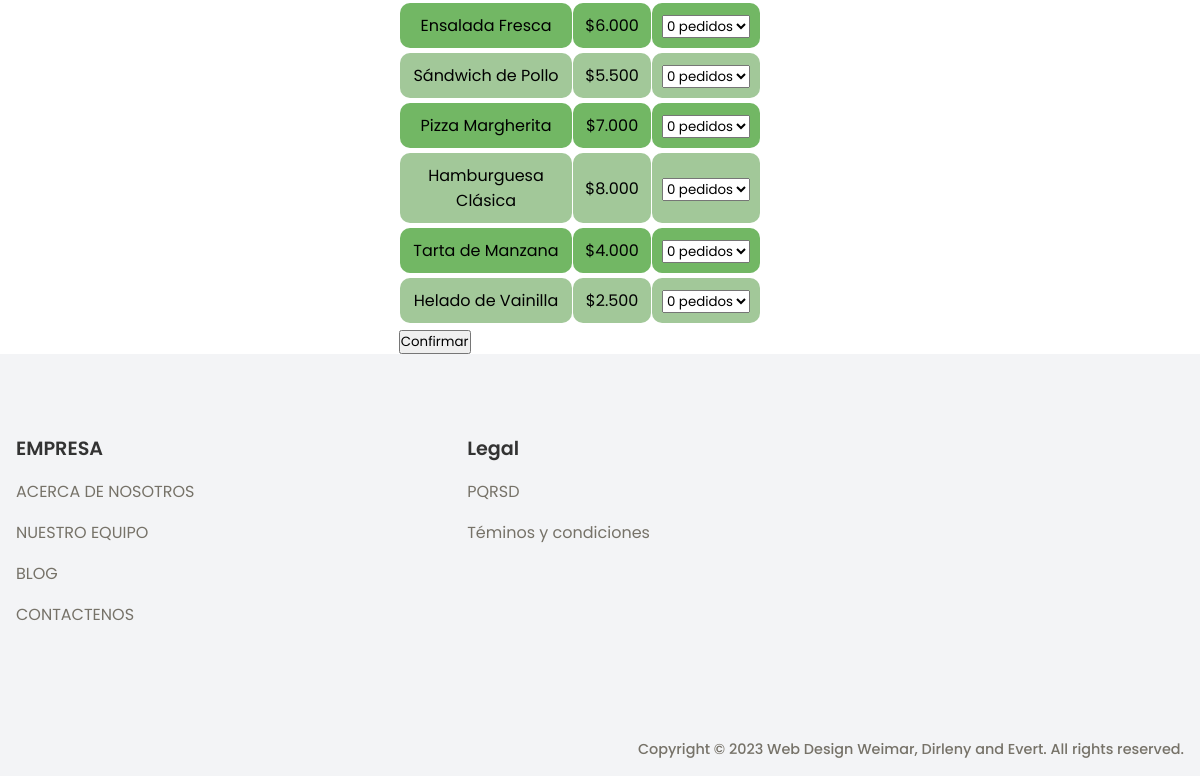
The app's page /clientes.php?nombre=dirleny&cedula=98765&pin=1 (signed in, lower part), older data.
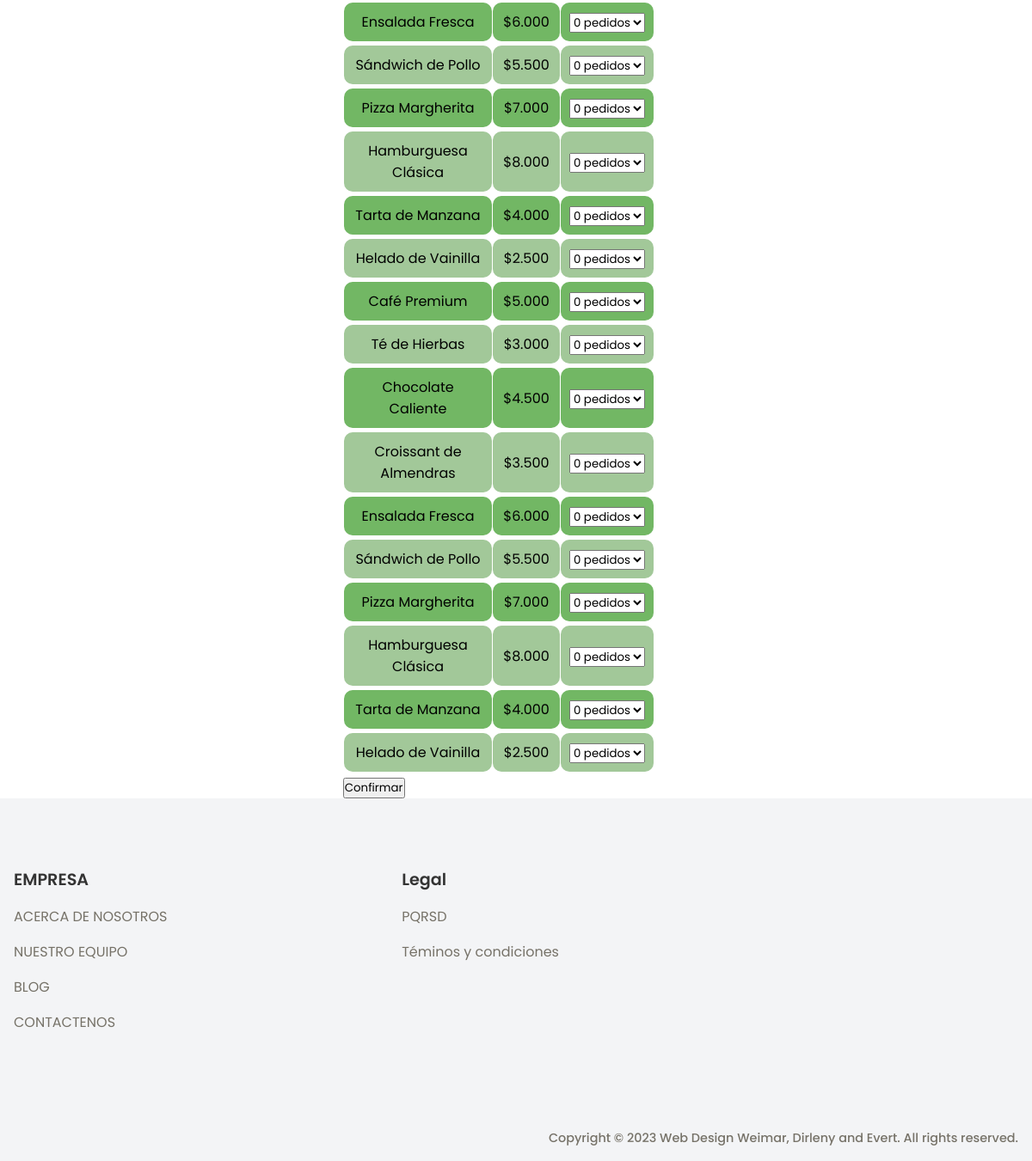
The same page, newer data.
### tables this page shows
CREATE TABLE productos(
	id_producto int auto_increment,
    nombre_producto varchar(40),
    precio int(6),
    primary key(id_producto)
);

### clientes.php (the view, shortened to what this page needs)
<?php
    $con = conexion();
?>
<!DOCTYPE html>
<html lang="en">
  <head>
    <link
      href="https://cdn.jsdelivr.net/npm/remixicon@3.4.0/fonts/remixicon.css"
      rel="stylesheet"
    />
    <link rel="stylesheet" href="assets/styles_index.css" />
  </head>
  <body>
    <section class='container-table'>
        <?php if(isset($_GET['pin'])){
            $pin = $_GET['pin']; ?>
                <?php if($pin == 1){ ?>
                    <?php
                        $query_producto = mysqli_query($con,"SELECT * FROM productos");
                        if(mysqli_num_rows($query_producto) > 0){ ?>
                        <form action="php/validar_pedidos.php" method="post">
                            <div class="tablas">
                                <table class="tabla-intercalada">
                                    <tbody>
                                        <?php while($row_producto = $query_producto->fetch_assoc()){ ?>
                                            <tr>
                                                <td> <?php echo $row_producto['nombre_producto'] ?> </td>
                                                <td>$<?php echo number_format($row_producto['precio'],0,',','.') ?> </td>
                                                <td>
                                                    <select name="pedidos[<?php echo $row_producto['id_producto'] ?>]">
                                                        <option value="0">0 pedidos</option>
                                                    </select>
                                                </td>
                                            </tr>
                                        <?php } ?>
                                    </tbody>
                                </table>
                            </div>
                            <input type="submit" value="Confirmar" class="submit">
                        </form>
                        <?php } ?>
                <?php } ?>
        <?php } ?>
    </section>
    <footer class="footer">
      <div class="section__container footer__container">
        <div class="footer__col">
          <h4>EMPRESA</h4>
          <p>ACERCA DE NOSOTROS</p>
          <p>NUESTRO EQUIPO</p>
          <p>BLOG</p>
          <p>CONTACTENOS</p>
        </div>
        <div class="footer__col">
          <h4>Legal</h4>
          <p>PQRSD</p>
          <p>Téminos y condiciones</p>
        </div>
      </div>
      <div class="footer__bar">
        Copyright © 2023 Web Design Weimar, Dirleny and Evert. All rights reserved.
      </div>
    </footer>
  </body>
</html>

### assets/styles_index.css (style rules this page uses)
:root { --primary-color: #2c3855; --primary-color-dark: #435681; --text-dark: #333333; --text-light: #767268; --extra-light: #f3f4f6; --white: #ffffff; --max-width: 1200px; }
* { margin: 0; padding: 0; box-sizing: border-box; font-family: "Poppins", sans-serif; }
.section__container { max-width: var(--max-width); margin: auto; padding: 5rem 1rem; }
.footer { background-color: var(--extra-light); }
.footer__container { display: grid; grid-template-columns: 2fr repeat(3, 1fr); gap: 5rem; }
.footer__col h4 { margin-bottom: 1rem; font-size: 1.2rem; font-weight: 600; color: var(--text-dark); }
.footer__col p { margin-bottom: 1rem; color: var(--text-light); cursor: pointer; transition: 0.3s; }
.footer__bar { position: relative; max-width: var(--max-width); margin: auto; padding: 1rem; font-size: 0.9rem; font-weight: 500; color: var(--text-light); text-align: right; overflow: hidden; }
.container-table { display: flex; justify-content: center; }
.tabla-intercalada { width: 90%; border-collapse: separate; border-spacing: 1px 5px; }
.tabla-intercalada td, th { border-radius: 10px; text-align: center; padding: 10px; }
.tabla-intercalada tbody tr:nth-child(even) { background-color: #a2c899; }
.tabla-intercalada tbody tr:nth-child(odd) { background-color: #72b764; }

Row changes from the older to the newer data that the page shows:
added productos: nombre_producto "Café Premium", precio "5.000", id_producto "0 pedidos"
added productos: nombre_producto "Té de Hierbas", precio "3.000", id_producto "0 pedidos"
added productos: nombre_producto "Chocolate Caliente", precio "4.500", id_producto "0 pedidos"
added productos: nombre_producto "Croissant de Almendras", precio "3.500", id_producto "0 pedidos"
added productos: nombre_producto "Ensalada Fresca", precio "6.000", id_producto "0 pedidos"
added productos: nombre_producto "Sándwich de Pollo", precio "5.500", id_producto "0 pedidos"
added productos: nombre_producto "Pizza Margherita", precio "7.000", id_producto "0 pedidos"
added productos: nombre_producto "Hamburguesa Clásica", precio "8.000", id_producto "0 pedidos"
added productos: nombre_producto "Tarta de Manzana", precio "4.000", id_producto "0 pedidos"
added productos: nombre_producto "Helado de Vainilla", precio "2.500", id_producto "0 pedidos"
